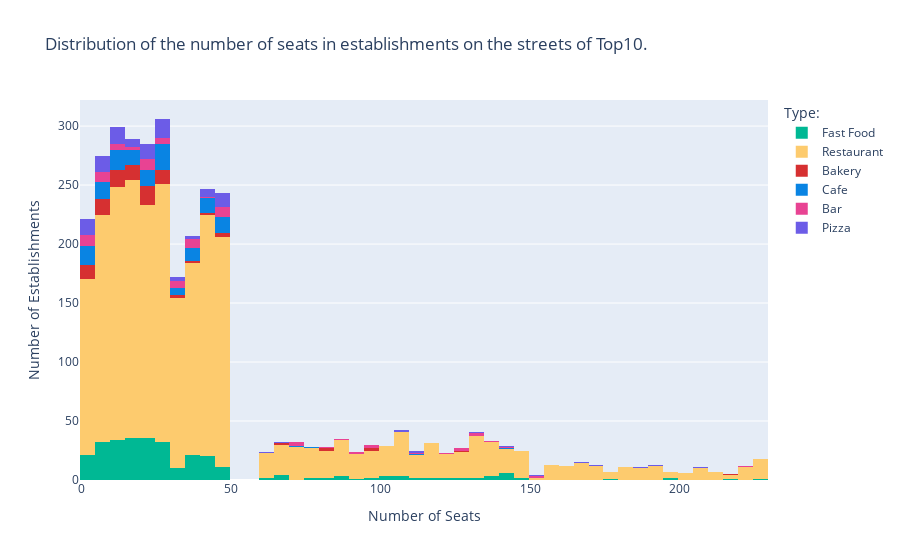

The notebook cell saved with this chart:
### Code cell
#Let's build a graph
fig = px.histogram(rest[rest['top10'] == True],
                   x="number",
                   color = 'type', 
                   title="Distribution of the number of seats in establishments on the streets of Top10.",
                   barmode = "stack",
                   color_discrete_sequence=color_dict,
                   nbins = 65,
                   labels = {'type': 'Type:'}
                  )
fig.update_layout(yaxis_title="Number of Establishments",xaxis_title="Number of Seats")

## Unfortunately, the current version of PLOTY does not support meths add_shape and  add_annotation ((

# fig.add_shape(
#     go.layout.Shape(type='line', xref='x', yref='y',
#                     x0=rest_top10_number_mean, 
#                     y0=0, 
#                     x1=rest_top10_number_mean, 
#                     y1=400, line={'dash': 'dash'}),
#     row=1, col=1
# )
# fig.add_annotation(x=rest_top10_number_mean, y=380,
#                    text="Mean: " + str(int(rest_top10_number_mean)),
#                    showarrow=True, 
#                    yshift=20,
#                    align="center",
#                    arrowhead=2,
#                    arrowsize=1,
#                    arrowwidth=2,
#                    arrowcolor="#636363",
#                    ax=20,
#                    ay=-30,
#                    bordercolor="#c7c7c7",
#                    borderwidth=2,
#                    borderpad=4,
#                    bgcolor="#ff7f0e",
#                    opacity=0.8
#                   )

fig.show()

### Figure 1 — Plotly figure (JSON) as saved in the notebook; plotly's stock layout.template omitted (floating-point values rounded to 4 significant figures; data arrays with more than 128 entries replaced by an {"elided": "..."} marker saying what was removed)
{"data": [{"alignmentgroup": "True", "bingroup": "x", "hovertemplate": "Type:=Fast Food<br>number=%{x}<br>count=%{y}<extra></extra>", "legendgroup": "Fast Food", "marker": {"color": "#00b894"}, "name": "Fast Food", "nbinsx": 65, "offsetgroup": "Fast Food", "orientation": "v", "showlegend": true, "type": "histogram", "x": {"elided": "301 int values"}, "xaxis": "x", "yaxis": "y"}, {"alignmentgroup": "True", "bingroup": "x", "hovertemplate": "Type:=Restaurant<br>number=%{x}<br>count=%{y}<extra></extra>", "legendgroup": "Restaurant", "marker": {"color": "#fdcb6e"}, "name": "Restaurant", "nbinsx": 65, "offsetgroup": "Restaurant", "orientation": "v", "showlegend": true, "type": "histogram", "x": {"elided": "2507 int values"}, "xaxis": "x", "yaxis": "y"}, {"alignmentgroup": "True", "bingroup": "x", "hovertemplate": "Type:=Bakery<br>number=%{x}<br>count=%{y}<extra></extra>", "legendgroup": "Bakery", "marker": {"color": "#d63031"}, "name": "Bakery", "nbinsx": 65, "offsetgroup": "Bakery", "orientation": "v", "showlegend": true, "type": "histogram", "x": [17, 26, 15, 35, 16, 5, 23, 10, 1, 11, 29, 8, 12, 18, 18, 2, 20, 11, 18, 2, 3, 45, 21, 6, 83, 10, 33, 25, 23, 26, 5, 8, 20, 13, 22, 48, 66, 23, 95, 96, 22, 1, 218, 26, 24, 28, 48, 4, 3, 27, 14, 17, 17, 20, 20, 33, 2, 126, 12, 14, 19, 7, 26, 18, 21, 8, 34, 22, 13, 5, 26, 15, 18, 4, 12, 84, 3, 29, 26, 6, 8, 10, 22, 9, 17, 8, 13, 3, 21, 29, 8, 14, 2, 12, 37, 21, 40], "xaxis": "x", "yaxis": "y"}, {"alignmentgroup": "True", "bingroup": "x", "hovertemplate": "Type:=Cafe<br>number=%{x}<br>count=%{y}<extra></extra>", "legendgroup": "Cafe", "marker": {"color": "#0984e3"}, "name": "Cafe", "nbinsx": 65, "offsetgroup": "Cafe", "orientation": "v", "showlegend": true, "type": "histogram", "x": {"elided": "145 int values"}, "xaxis": "x", "yaxis": "y"}, {"alignmentgroup": "True", "bingroup": "x", "hovertemplate": "Type:=Bar<br>number=%{x}<br>count=%{y}<extra></extra>", "legendgroup": "Bar", "marker": {"color": "#e84393"}, "name": "Bar", "nbinsx": 65, "offsetgroup": "Bar", "orientation": "v", "showlegend": true, "type": "histogram", "x": [20, 97, 24, 70, 99, 5, 14, 46, 10, 48, 6, 3, 32, 94, 5, 34, 19, 20, 5, 13, 35, 74, 20, 91, 123, 110, 4, 47, 48, 37, 1, 2, 4, 44, 22, 48, 8, 135, 17, 21, 1, 132, 35, 31, 35, 34, 95, 1, 5, 23, 82, 32, 2, 36, 35, 29, 26, 27, 153, 12, 23, 220, 37, 47, 143, 133, 86, 25, 125, 74, 47, 28, 133, 1, 5, 46, 20, 4, 125, 31, 12, 8], "xaxis": "x", "yaxis": "y"}, {"alignmentgroup": "True", "bingroup": "x", "hovertemplate": "Type:=Pizza<br>number=%{x}<br>count=%{y}<extra></extra>", "legendgroup": "Pizza", "marker": {"color": "#6c5ce7"}, "name": "Pizza", "nbinsx": 65, "offsetgroup": "Pizza", "orientation": "v", "showlegend": true, "type": "histogram", "x": [7, 14, 12, 47, 46, 49, 23, 9, 26, 47, 9, 24, 39, 112, 7, 12, 26, 20, 109, 27, 63, 17, 22, 28, 187, 37, 14, 41, 49, 19, 5, 18, 209, 41, 12, 3, 11, 48, 13, 27, 19, 4, 9, 3, 45, 34, 4, 9, 20, 3, 14, 26, 168, 29, 20, 154, 6, 31, 34, 42, 3, 7, 7, 23, 27, 13, 143, 48, 43, 37, 46, 15, 14, 22, 27, 2, 4, 170, 113, 45, 1, 192, 25, 23, 130, 28, 6, 27, 13, 46, 29, 10, 9, 44, 1, 42, 4, 27, 14, 3, 2, 22, 12, 18, 23, 8, 29, 43, 7, 24, 45, 19, 67, 26, 20], "xaxis": "x", "yaxis": "y"}], "layout": {"barmode": "stack", "legend": {"title": {"text": "Type:"}, "tracegroupgap": 0}, "title": {"text": "Distribution of the number of seats in establishments on the streets of Top10."}, "xaxis": {"anchor": "y", "domain": [0, 1], "title": {"text": "Number of Seats"}}, "yaxis": {"anchor": "x", "domain": [0, 1], "title": {"text": "Number of Establishments"}}}}
